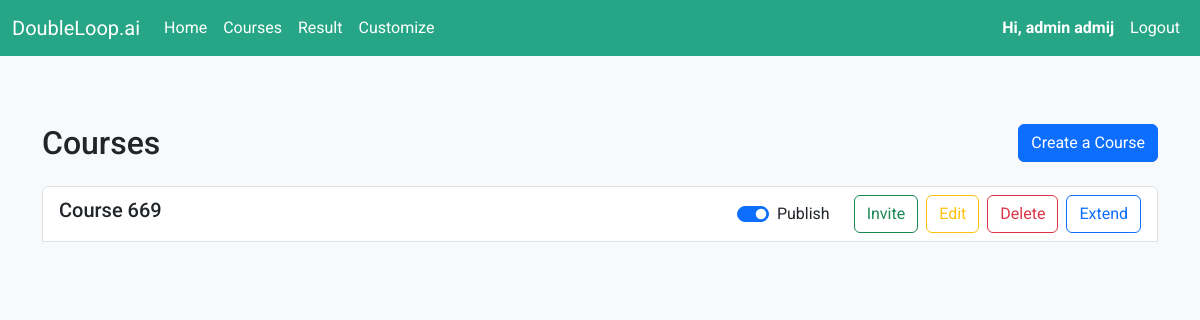
The app's page /course_actions/ (signed in), older data.
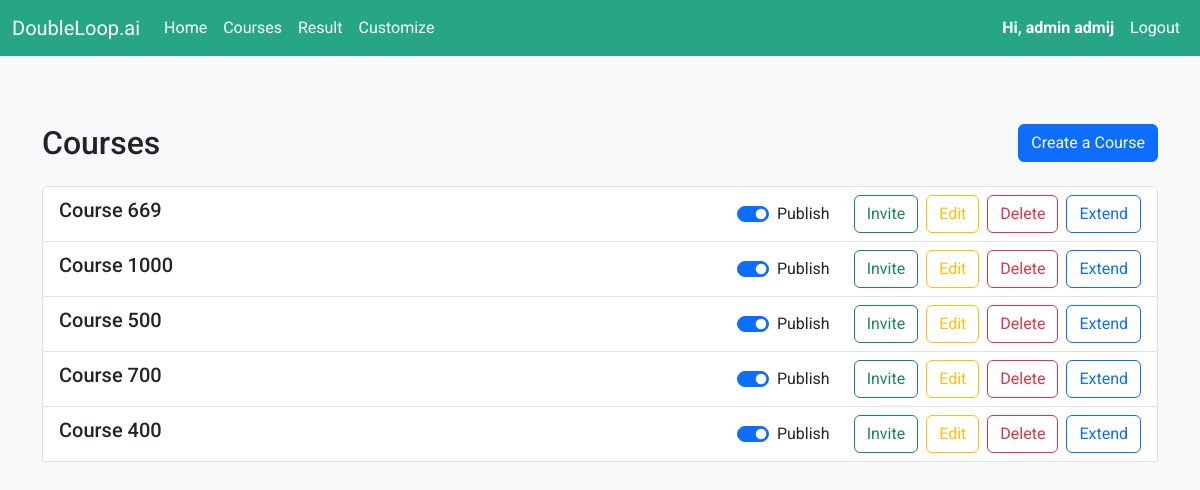
The same page, newer data.
### course/models/course.py (models this page shows, shortened)
class Course(BaseModel):
    title = models.CharField(max_length=255)
    description = models.CharField(max_length=1500, null=True, blank=True)
    created_by = models.ForeignKey(User, related_name='courses', on_delete=models.CASCADE)
    is_published = models.BooleanField(default=True)
    is_archived = models.BooleanField(default=False)

### users/views.py (the view)
# urls.py: path('course_actions/', course_actions, name="course_actions"),
@login_required
def course_actions(request):
    if not request.user.is_admin:
        messages.error(request, 'You do not have permission to access this page.')
        return redirect('home')
    context = {
        'courses': Course.objects.filter(created_by=request.user, is_archived=False),
    }
    return render(request, 'course_actions.html', context)

### templates/course_actions.html (shortened to what this page needs)
{% extends 'base.html' %}
{% block content %}
<div class="container mt-5">
    <div class="d-flex flex-column flex-md-row justify-content-between align-items-center mb-4">
        <h2 class="mb-3 mb-md-0">Courses</h2>
        <div class="d-flex flex-column flex-md-row">
            <a href="{% url 'dashboard' %}" class="btn btn-primary">Create a Course</a>
        </div>
    </div>
    <div class="list-group">
        {% if courses %}
        {% for course in courses %}
        <div class="list-group-item d-flex justify-content-between align-items-center flex-column flex-md-row">
            <div class="mb-2 mb-md-0"><h5>{{ course.title }}</h5></div>
            <div class="d-flex flex-column flex-md-row align-items-center">
                <div class="form-check form-switch me-3 mb-2 mb-md-0">
                    <input class="form-check-input toggle-publish" type="checkbox" data-course-id="{{ course.id }}"
                           {% if course.is_published %}checked{% endif %}>
                    <label class="form-check-label">Publish</label>
                </div>
                <button class="btn btn-outline-success invite-button ms-2 mb-2 mb-md-0"
                        data-course-id="{{ course.id }}">Invite
                </button>
                <a href="{% url 'next_lesson' course.id %}?edit=true" class="btn btn-outline-warning ms-2 mb-2 mb-md-0">Edit</a>
                <button class="btn btn-outline-danger ms-2 mb-2 mb-md-0 delete-button" data-course-id="{{ course.id }}"
                        data-course-title="{{ course.title }}">Delete
                </button>
                <a href="{% url 'extend_course' course.id %}"
                   class="btn btn-outline-primary ms-2 mb-2 mb-md-0">Extend</a>
            </div>
        </div>
        {% endfor %}
        {% else %}
        <p class="text-muted">No courses available.</p>
        {% endif %}
    </div>
</div>
{% endblock %}

Row changes from the older to the newer data that the page shows:
added Course: title "Course 1000", is_published "☑"
added Course: title "Course 500", is_published "☑"
added Course: title "Course 700", is_published "☑"
added Course: title "Course 400", is_published "☑"
